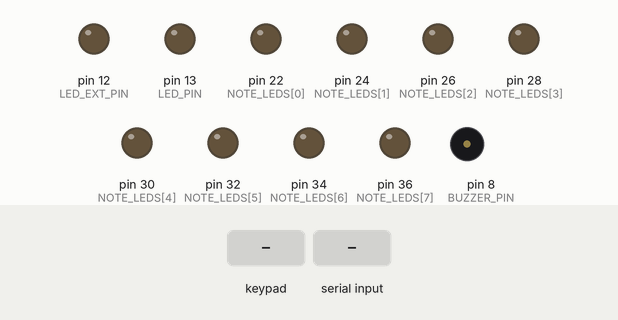
The sketch below on a simulated Arduino Mega 2560, built with avr-gcc and run on an emulated ATmega2560. Parts: output pins drawn as LEDs (lit = HIGH), buzzer (waves = sounding). Dashed ring = blinking. Inputs (shaded band) come from the test bench. What the sketch prints to the serial monitor is not drawn.

Above: at 1.2 s.
1.3 s: key 'A' pressed
At 2.1 s:
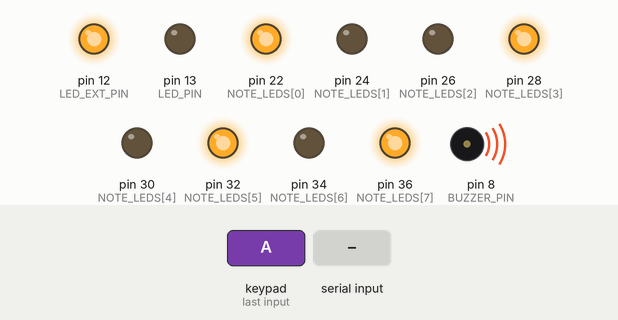
4.3 s: keypad keys C # 3 pressed 0.4 s apart
At 4.9 s:
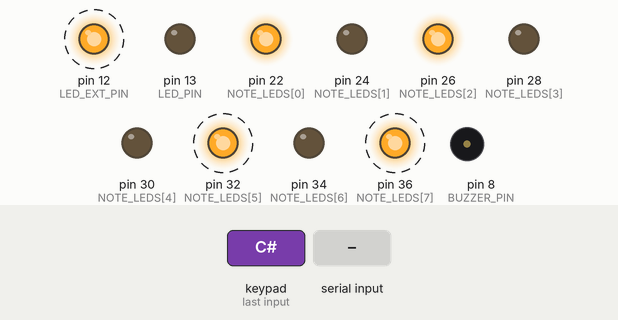
8.5 s: "0\n" received over the second serial link
At 9.29 s:
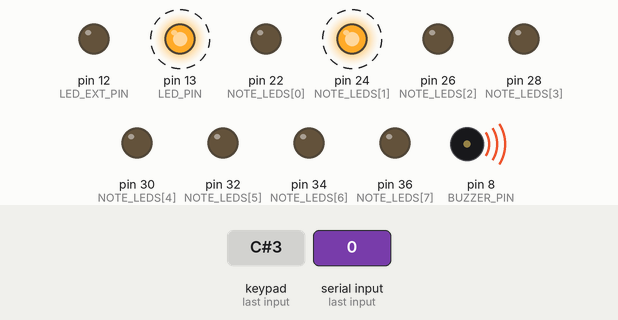
11.5 s: keypad keys D # 3 * pressed 0.4 s apart
At 12.7 s:
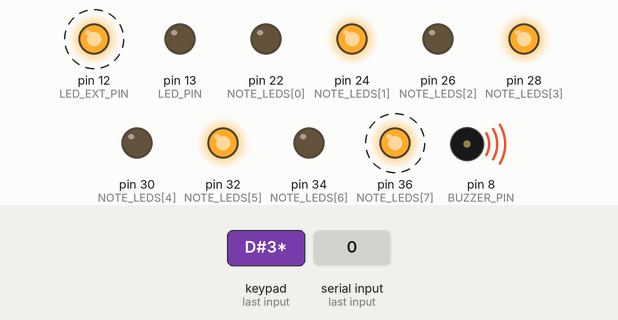
16.1 s: key '4' pressed
At 16.9 s:
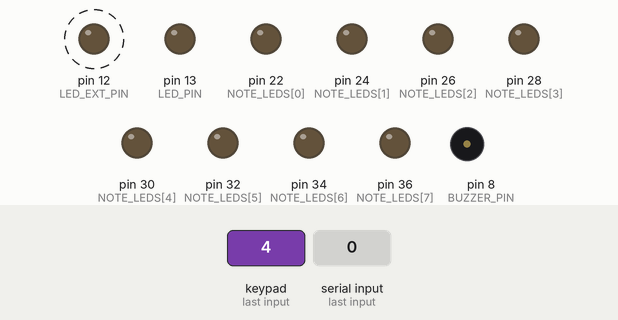
17.9 s: "E\n" received over the second serial link
At 21.7 s:
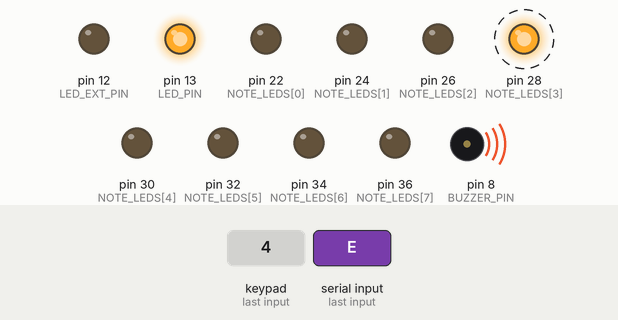
Timing chart, 0 to 25.2 s (numbered marks = the images above; inputs shaded):
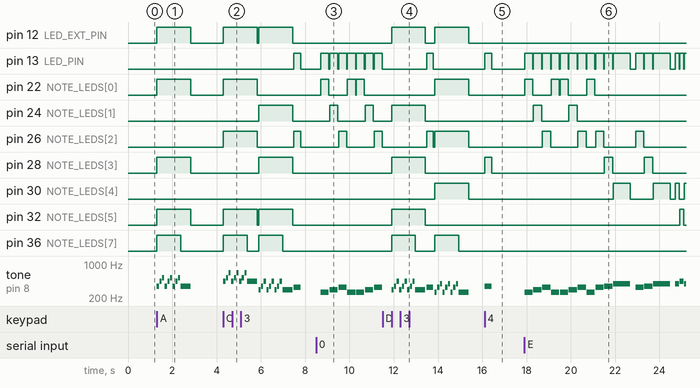

The sketch:

mega_script.ino
```cpp
// ============================================
// INTERSTELLAR PIANO v1.1 (Arduino Mega)
// ============================================

#include <Keypad.h>

#define NUM_NOTE_LEDS 8
const int NOTE_LEDS[NUM_NOTE_LEDS] = {22, 24, 26, 28, 30, 32, 34, 36};

int noteToLed(int noteIdx) {
  switch (noteIdx) {
    case 12: case 24: return 0; // DO (C4, C5)
    case 14: case 26: return 1; // RE (D4, D5)
    case 16: case 28: return 2; // MI (E4, E5)
    case 17: case 29: return 3; // FA (F4, F5)
    case 19: case 31: return 4; // SOL(G4, G5)
    case 21: case 33: return 5; // LA (A4, A5)
    case 23: case 35: return 6; // SI (B4, B5)
    default: return -1;
  }
}

#define BUZZER_PIN  8
#define LED_PIN     13
#define LED_EXT_PIN 12

const byte ROWS = 4;
const byte COLS = 4;
char keys[ROWS][COLS] = {
  {'1', '2', '3', 'A'},
  {'4', '5', '6', 'B'},
  {'7', '8', '9', 'C'},
  {'*', '0', '#', 'D'}
};

byte rowPins[ROWS] = {62, 63, 64, 65};
byte colPins[COLS] = {66, 67, 68, 69};

Keypad keypad = Keypad(makeKeymap(keys), rowPins, colPins, ROWS, COLS);

const float NOTE_FREQS[] = {
    130.81,138.59,146.83,155.56,164.81,174.61,185.00,196.00,207.65,220.00,233.08,246.94,
    261.63,277.18,293.66,311.13,329.63,349.23,369.99,392.00,415.30,440.00,466.16,493.88,
    523.25,554.37,587.33,622.25,659.25,698.46,739.99,783.99,830.61,880.00,932.33,987.77
};
const char* NOTE_NAMES[] = {
  "C3","C#3","D3","D#3","E3","F3","F#3","G3","G#3","A3","A#3","B3",
  "C4","C#4","D4","D#4","E4","F4","F#4","G4","G#4","A4","A#4","B4",
  "C5","C#5","D5","D#5","E5","F5","F#5","G5","G#5","A5","A#5","B5"
};

struct KeyMapping { char key; int noteIdx; int chordRoot; int chordType; };
const KeyMapping keyMap[] = {
  {'1', 12, -1, 0}, {'2', 14, -1, 0}, {'3', 16, -1, 0},
  {'4', 17, -1, 0}, {'5', 19, -1, 0}, {'6', 21, -1, 0},
  {'7', 23, -1, 0}, {'8', 24, -1, 0}, {'9', 26, -1, 0},
  {'*', -1, 12, 0}, {'#', -1, 14, 1}, {'A', -1, 17, 0},
  {'B', -1, 19, 0}, {'C', -1, 21, 1}
};

int currentMelody = 0;
bool isPlaying = false;

// MELODIA 1: Fra Martino
const int m1_notes[] = { 12,14,16,12, 12,14,16,12, 16,17,19,-1, 16,17,19,-1, 19,21,19,17,16,12, 19,21,19,17,16,12, 12,7,12,-1, 12,7,12 };
const int m1_dur[] = { 400,400,400,400, 400,400,400,400, 400,400,800,200, 400,400,800,200, 200,200,200,200,400,400, 200,200,200,200,400,400, 400,400,800,200, 400,400,800 };
const int m1_len = sizeof(m1_notes)/sizeof(m1_notes[0]);

// MELODIA 2: Interstellar "Cornfield Chase"
const int m2_notes[] = {
  // Intro e Costruzione
  21,28, 21,28, 21,28, 21,28, 21,28, 21,28, 21,28, 21,28,
  21,29, 21,29, 21,29, 21,29, 21,29, 21,29, 21,29, 21,29,
  21,31, 21,31, 21,31, 21,31, 21,31, 21,31, 21,31, 21,31,
  21,29, 21,29, 21,29, 21,29, 21,29, 21,29, 21,29, 21,29,
  // Crescendo
  21,28, 21,28, 21,28, 21,28, 21,28, 21,28, 21,28, 21,28,
  21,29, 21,29, 21,29, 21,29, 21,29, 21,29, 21,29, 21,29,
  21,31, 21,31, 21,31, 21,31, 21,31, 21,31, 21,31, 21,31,
  21,33, 21,33, 21,33, 21,33, 21,33, 21,33, 21,33, 21,33,
  // Climax massimo
  21,35, 21,35, 21,35, 21,35, 21,35, 21,35, 21,35, 21,35,
  21,33, 21,33, 21,33, 21,33, 21,33, 21,33, 21,33, 21,33,
  // Discesa
  21,31, 21,31, 21,31, 21,31, 21,31, 21,31, 21,31, 21,31,
  21,29, 21,29, 21,29, 21,29, 21,29, 21,29, 21,29, 21,29,
  21,28, 21,28, 21,28, 21,28, 21,28, 21,28, 21,28, 21,28,
  // Finale
  28, 21
};
const int m2_dur[] = {
  150,150,150,150,150,150,150,150, 150,150,150,150,150,150,150,150,
  150,150,150,150,150,150,150,150, 150,150,150,150,150,150,150,150,
  150,150,150,150,150,150,150,150, 150,150,150,150,150,150,150,150,
  150,150,150,150,150,150,150,150, 150,150,150,150,150,150,150,150,
  150,150,150,150,150,150,150,150, 150,150,150,150,150,150,150,150,
  150,150,150,150,150,150,150,150, 150,150,150,150,150,150,150,150,
  150,150,150,150,150,150,150,150, 150,150,150,150,150,150,150,150,
  150,150,150,150,150,150,150,150, 150,150,150,150,150,150,150,150,
  150,150,150,150,150,150,150,150, 150,150,150,150,150,150,150,150,
  150,150,150,150,150,150,150,150, 150,150,150,150,150,150,150,150,
  150,150,150,150,150,150,150,150, 150,150,150,150,150,150,150,150,
  150,150,150,150,150,150,150,150, 150,150,150,150,150,150,150,150,
  150,150,150,150,150,150,150,150, 150,150,150,150,150,150,150,150,
  1200, 2000
};
const int m2_len = sizeof(m2_notes)/sizeof(m2_notes[0]);

void setup() {
  Serial.begin(115200);
  Serial1.begin(115200);
  pinMode(BUZZER_PIN, OUTPUT);
  pinMode(LED_PIN, OUTPUT);
  pinMode(LED_EXT_PIN, OUTPUT);
  for (int i = 0; i < NUM_NOTE_LEDS; i++) {
    pinMode(NOTE_LEDS[i], OUTPUT); digitalWrite(NOTE_LEDS[i], LOW);
  }
  for (int i = 0; i < ROWS; i++) pinMode(rowPins[i], INPUT_PULLUP);
  for (int i = 0; i < COLS; i++) pinMode(colPins[i], INPUT_PULLUP);
  Serial.println(F("=== PIANO INTERSTELLARE v2.4 ==="));
}

void playSingleNote(int noteIdx) {
  if (noteIdx < 0 || noteIdx >= 36) return;
  Serial1.print(F("N,")); Serial1.print(NOTE_NAMES[noteIdx]); Serial1.print(F(",")); Serial1.println(NOTE_FREQS[noteIdx]);
  tone(BUZZER_PIN, NOTE_FREQS[noteIdx], 400);
  int ledIdx = noteToLed(noteIdx);
  if (ledIdx >= 0) digitalWrite(NOTE_LEDS[ledIdx], HIGH);
  digitalWrite(LED_PIN, HIGH);
  delay(300);
  if (ledIdx >= 0) digitalWrite(NOTE_LEDS[ledIdx], LOW);
  digitalWrite(LED_PIN, LOW);
  noTone(BUZZER_PIN);
}

void playChord(int root, int type) {
  int thirdNote = root + ((type == 0) ? 4 : 3);
  int fifthNote = root + 7;
  Serial1.print(F("C,")); Serial1.print(NOTE_NAMES[root]);
  if(type == 0) Serial1.println(F("maj")); else Serial1.println(F("min"));

  int led1 = noteToLed(root); int led2 = noteToLed(thirdNote); int led3 = noteToLed(fifthNote);
  if (led1 >= 0) digitalWrite(NOTE_LEDS[led1], HIGH);
  if (led2 >= 0) digitalWrite(NOTE_LEDS[led2], HIGH);
  if (led3 >= 0) digitalWrite(NOTE_LEDS[led3], HIGH);
  digitalWrite(LED_EXT_PIN, HIGH);

  for (int i = 0; i < 3; i++) {
    digitalWrite(NOTE_LEDS[7], HIGH); tone(BUZZER_PIN, NOTE_FREQS[root], 100); delay(120); digitalWrite(NOTE_LEDS[7], LOW);
    digitalWrite(NOTE_LEDS[7], HIGH); tone(BUZZER_PIN, NOTE_FREQS[thirdNote], 100); delay(120); digitalWrite(NOTE_LEDS[7], LOW);
    digitalWrite(NOTE_LEDS[7], HIGH); tone(BUZZER_PIN, NOTE_FREQS[fifthNote], 100); delay(120); digitalWrite(NOTE_LEDS[7], LOW);
  }
  tone(BUZZER_PIN, NOTE_FREQS[root], 500); delay(450); noTone(BUZZER_PIN);

  if (led1 >= 0) digitalWrite(NOTE_LEDS[led1], LOW);
  if (led2 >= 0) digitalWrite(NOTE_LEDS[led2], LOW);
  if (led3 >= 0) digitalWrite(NOTE_LEDS[led3], LOW);
  digitalWrite(LED_EXT_PIN, LOW); digitalWrite(NOTE_LEDS[7], LOW);
}

void playMelody(int melodyId) {
  if (isPlaying) return;
  isPlaying = true;
  const int* notes; const int* durations; int len;

  if (melodyId == 1) { notes = m1_notes; durations = m1_dur; len = m1_len; }
  else if (melodyId == 2) { notes = m2_notes; durations = m2_dur; len = m2_len; }
  else { isPlaying = false; return; }

  for (int i = 0; i < len; i++) {
    if (notes[i] < 0) {
      noTone(BUZZER_PIN);
      for (int j = 0; j < NUM_NOTE_LEDS; j++) digitalWrite(NOTE_LEDS[j], LOW);
      digitalWrite(LED_PIN, LOW);
      delay(durations[i]);
    } else {
      for (int j = 0; j < NUM_NOTE_LEDS; j++) digitalWrite(NOTE_LEDS[j], LOW);
      Serial1.print(F("N,")); Serial1.print(NOTE_NAMES[notes[i]]); Serial1.print(F(",")); Serial1.println(NOTE_FREQS[notes[i]]);
      tone(BUZZER_PIN, NOTE_FREQS[notes[i]], durations[i] - 30);
      int ledIdx = noteToLed(notes[i]);
      if (ledIdx >= 0) digitalWrite(NOTE_LEDS[ledIdx], HIGH);
      digitalWrite(LED_PIN, HIGH);
      delay(durations[i] - 30);
      noTone(BUZZER_PIN);
      if (ledIdx >= 0) digitalWrite(NOTE_LEDS[ledIdx], LOW);
      digitalWrite(LED_PIN, LOW);
      delay(30);
    }

    char key = keypad.getKey();
    if (key == NO_KEY && Serial1.available() > 0) {
      char c = Serial1.read();
      if (c != '\n' && c != '\r') key = c;
    }
    if (key == 'D') {
      noTone(BUZZER_PIN);
      for (int j = 0; j < NUM_NOTE_LEDS; j++) digitalWrite(NOTE_LEDS[j], LOW);
      isPlaying = false;
      return;
    }
  }
  for (int j = 0; j < NUM_NOTE_LEDS; j++) digitalWrite(NOTE_LEDS[j], LOW);
  digitalWrite(LED_PIN, LOW);
  isPlaying = false;
}

void handleKey(char key) {
  for (int i = 0; i < 14; i++) {
    if (keyMap[i].key == key) {
      if (keyMap[i].noteIdx >= 0) playSingleNote(keyMap[i].noteIdx);
      else playChord(keyMap[i].chordRoot, keyMap[i].chordType);
      return;
    }
  }
}

void loop() {
  if (isPlaying) return;
  char key = keypad.getKey();

  if (key == NO_KEY && Serial1.available() > 0) {
    char c = Serial1.read();
    if (c != '\n' && c != '\r') key = c;
  }

  if (key != NO_KEY) {
    if (key == '0') {
      currentMelody++;
      if (currentMelody > 2) currentMelody = 1;
      delay(200); playMelody(currentMelody); return;
    }
    if (key == 'E') { playMelody(1); return; }
    if (key == 'F') { playMelody(2); return; }
    if (key == 'D') { noTone(BUZZER_PIN); return; }
    handleKey(key);
  }
  delay(20);
}
```

Measured:
- after the input at 1.3 s, pin 12 (LED_EXT_PIN), pin 22 (NOTE_LEDS[0]): LOW → HIGH at once, → LOW 1.5 s later
- after the input at 4.3 s, pin 12 (LED_EXT_PIN): alternates HIGH for 1.5 s and LOW for 0.06 s, starting at once; pin 13 (LED_PIN): LOW → HIGH after 3.2 s, → LOW 0.30 s later
- after the input at 8.5 s, pin 13 (LED_PIN): alternates HIGH for 0.37 s and LOW for 0.03 s, starting after 0.21 s; pin 22 (NOTE_LEDS[0]): goes HIGH 0.37 s, LOW 0.83 s, HIGH 0.37 s, LOW 0.03 s, HIGH 0.37 s, then LOW, starting after 0.21 s
- after the input at 11.5 s, pin 12 (LED_EXT_PIN): alternates HIGH for 1.5 s and LOW for 0.42 s, starting after 0.40 s; pin 24 (NOTE_LEDS[1]): LOW → HIGH after 0.40 s, → LOW 1.5 s later; pin 36 (NOTE_LEDS[7]): alternates HIGH for 1.1 s and LOW for 0.87 s, starting after 0.40 s
- after the input at 16.1 s, pin 13 (LED_PIN), pin 28 (NOTE_LEDS[3]): LOW → HIGH at once, → LOW 0.30 s later; tone on pin 8 (BUZZER_PIN): silent → 349 Hz at once, → silent 0.30 s later
- after the input at 17.9 s, pin 24 (NOTE_LEDS[1]): alternates HIGH for 0.37 s and LOW for 1.2 s, 4 changes in all, then stays LOW, starting after 0.41 s; pin 26 (NOTE_LEDS[2]): LOW → HIGH after 0.81 s, → LOW 0.37 s later, → HIGH 1.2 s later, → LOW 0.37 s later, … (8 changes in this stretch)
